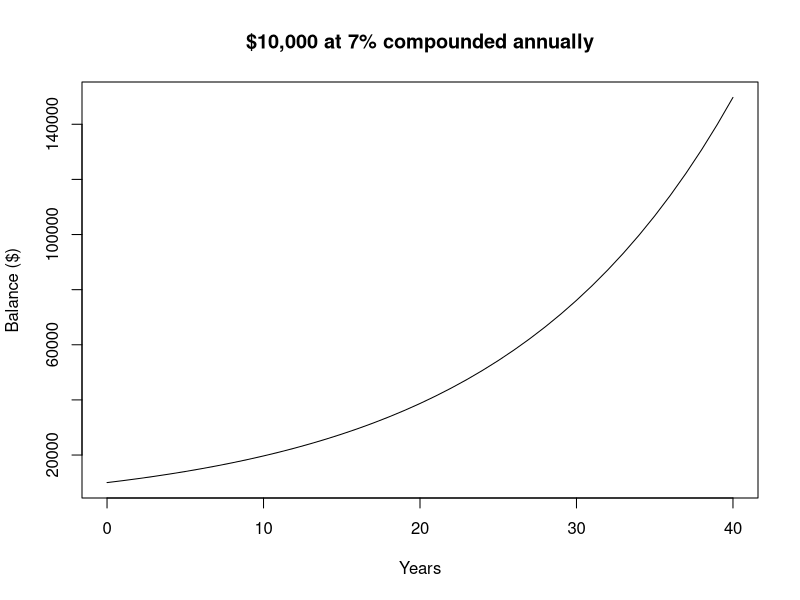

The R script that drew this image:
## ---- chunk 1
#| label: compounding-r
years   <- 0:40
balance <- 10000 * (1.07)^years
plot(years, balance, type = "l",
     xlab = "Years", ylab = "Balance ($)",
     main = "$10,000 at 7% compounded annually")
